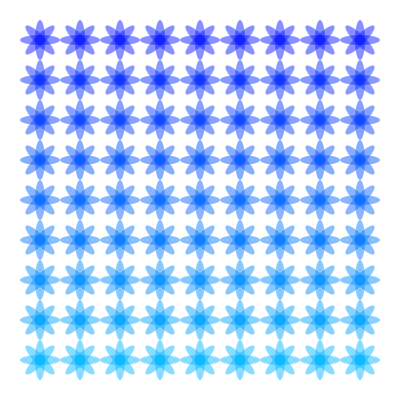
Frame 1 (no input)
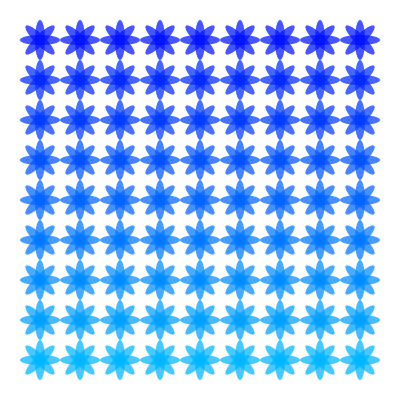
Frame 2 (the mouse pressed at the canvas centre, redrawn once)

The Processing sketch that drew these frames (run headless with seeded random() and noise(); the mouse was pressed at the canvas centre and the sketch redrawn once):

// Processing sketch: processing_39010
// ── processing_39010.pde

void setup(){
  size(400,400);
  background(255);
  smooth();
}
void draw() {
  for (int xCent = 40; xCent<width-30; xCent+=40) {//array on x
    for (int yCent = 40; yCent<height-30; yCent+=40) {//array on y
      flower(xCent, yCent);
      noLoop();
    }
  }
}

void flower(float x, float y) {
  pushMatrix();
  translate(x, y);//relocate ellipse center

  for (int i=0; i<360; i+=90) {//ellipse rotation color and size
    fill(0, y/2, 255, 120);
    noStroke();
    ellipseMode(CENTER);
    rotate(radians(45));
    ellipse(0, 0, 10, 40);
  }
  popMatrix();
}
